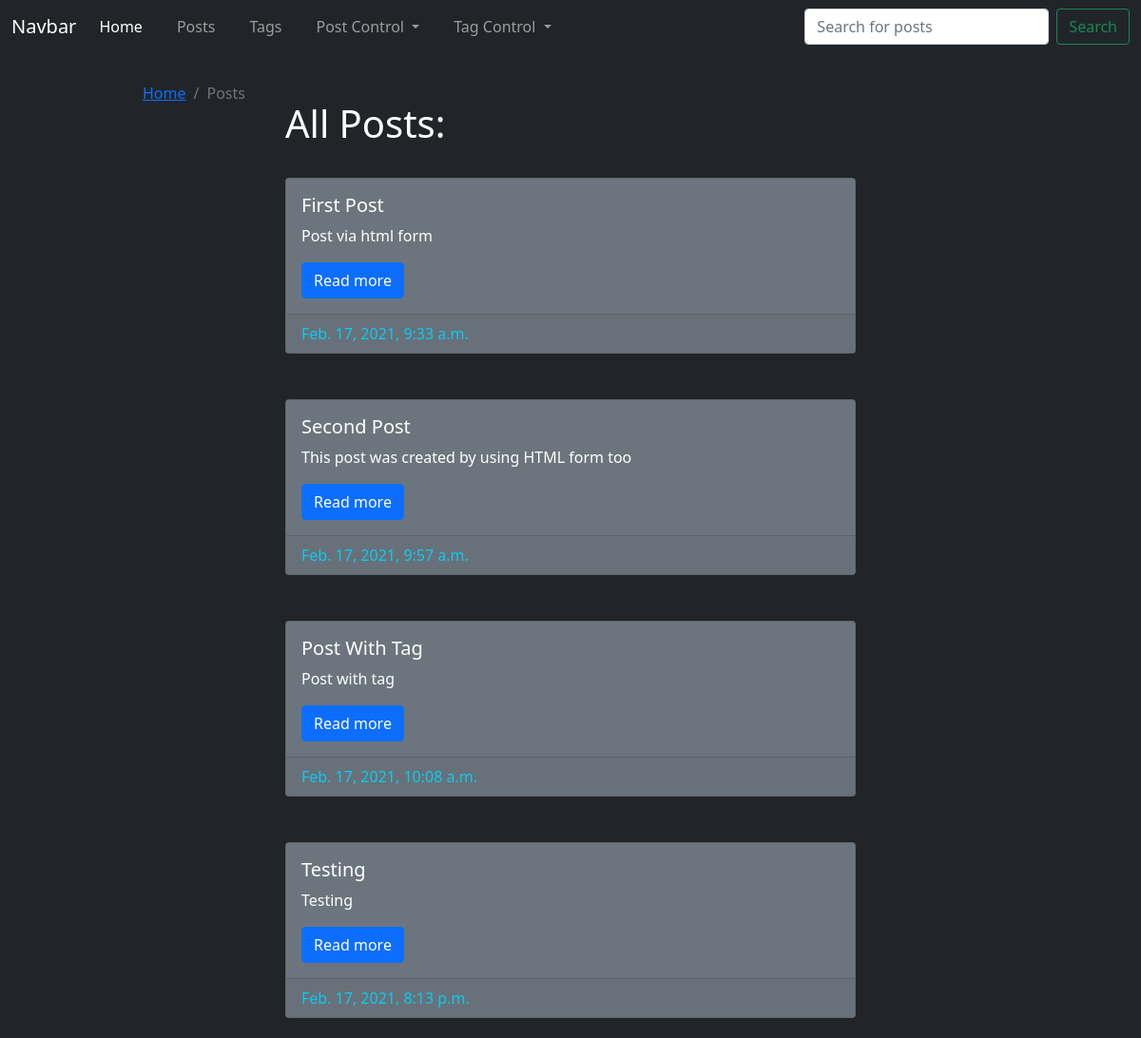
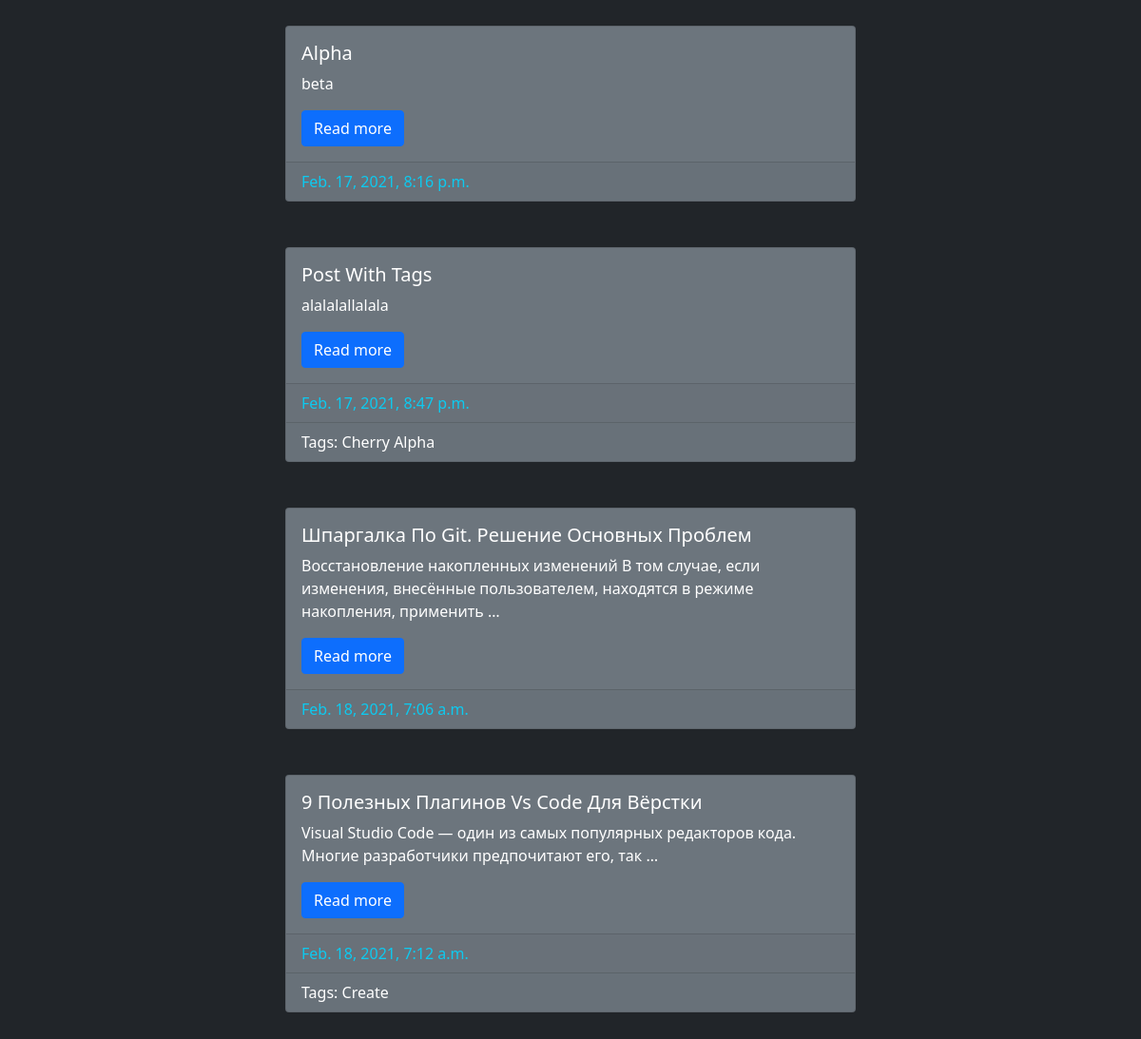
Page /home/posts/ on the committed database (2 pictures, top to bottom).
### core/models.py (models this page shows, shortened)
class Post(models.Model):
  title = models.CharField(max_length=100, db_index=True, blank=False)
  slug = models.SlugField(max_length=100, unique=True, blank=True)
  text = models.TextField(blank=False)
  creation_date = models.DateTimeField(auto_now_add=True, blank=False)
  tags = models.ManyToManyField('Tag',  related_name='posts', blank=True)
  def get_tags_count(self):
    return self.tags.all().count()
  def get_absolute_url(self):
    return reverse('display_post_details', kwargs={'slug': self.slug})

class Tag(models.Model):
  title = models.CharField(max_length=50, blank=False, unique=True)
  slug = models.SlugField(max_length=50, blank=True, unique=True)
  def get_absolute_url(self):
    return reverse('display_associated_posts', kwargs={'slug': self.slug})
  def __str__(self):
    return self.title

### core/views.py (the view)
# urls.py: path('home/posts/', display_posts, name='display_posts'),
def display_posts(request):
  context = {
    'posts': Post.objects.all(),
    'path': get_path(request),
    'search_placeholder': 'Search for posts'
  }
  return render(request, 'core/display_posts.html', context=context)

### core/views.py (called while the page is built)
def get_path(request):
  urls = [i for i in request.path.split('/') if i != '']
  path = [i.title() for i in urls if i != '']
  links = []
  temp_path = '/'
  for url_part in urls:
    temp_path += url_part + '/'
    try:
      links.append(resolve(temp_path).view_name)
    except Resolver404:
      pass
  return zip(path, links)

### core/templates/core/display_posts.html (shortened to what this page needs)
{% extends 'core/core_base.html' %}
{% block main_content %}
  {% include 'includes/breadcrump.html' with links=path %}
  <div class="postsContainer" style="width: 50%; margin: auto; padding-top: 50px">
  <h1 class="h1" style="padding-bottom: 25px">All Posts:</h1>
    {% for post in posts %}
      {% include 'includes/post_card.html' with post=post %}
    {% endfor %}
  </div>
{% endblock %}

### core/templates/includes/post_card.html
<div class="card text-white bg-secondary ml-5 mb-5">
  <div class="card-body">
    <h5 class="card-title">{{ post.title }}</h5>
    <p class="card-text">{{ post.text | truncatewords:15 }}</p>
    <a href="{{ post.get_absolute_url }}" class="btn btn-primary">Read more</a>
  </div>
  <div class="card-footer text-info"> {{ post.creation_date }} </div>
  {% if post.get_tags_count %}
    <div class="card-footer">
      <div class="postTagsLinks">
        Tags:
        {% for tag in post.tags.all %}
          <a href="{{ tag.get_absolute_url }}">{{ tag }}</a>
        {% endfor %}
      </div>
    </div>
  {% endif %}
</div>

### static/styles/base.css (style rules this page uses)
.postTagsLinks a { color: white; text-decoration: none; }

### rows in the picture
Post: title "First Post", text "Post via html form", creation_date "Feb. 17, 2021, 9:33 a.m."
Post: title "Second Post", text "This post was created by using HTML form too", creation_date "Feb. 17, 2021, 9:57 a.m."
Post: title "Post With Tag", text "Post with tag", creation_date "Feb. 17, 2021, 10:08 a.m."
Post: title "Testing", text "Testing", creation_date "Feb. 17, 2021, 8:13 p.m."
Post: title "Alpha", text "beta", creation_date "Feb. 17, 2021, 8:16 p.m."
Post: title "Post With Tags", text "alalalallalala", creation_date "Feb. 17, 2021, 8:47 p.m."
Tag: title "Cherry"
Tag: title "Alpha"
Post: title "Шпаргалка По Git. Решение Основных Проблем", text "Восстановление накопленных изменений В том случае, если изменения, внесённые пользователем, находятся в режиме накопления, применить …", creation_date "Feb. 18, 2021, 7:06 a.m."
Post: title "9 Полезных Плагинов Vs Code Для Вёрстки", text "Visual Studio Code — один из самых популярных редакторов кода. Многие разработчики предпочитают его, так …", creation_date "Feb. 18, 2021, 7:12 a.m."
Tag: title "Create"

### other values in the picture
{{ path }} "Home"
{{ path }} "Posts"
